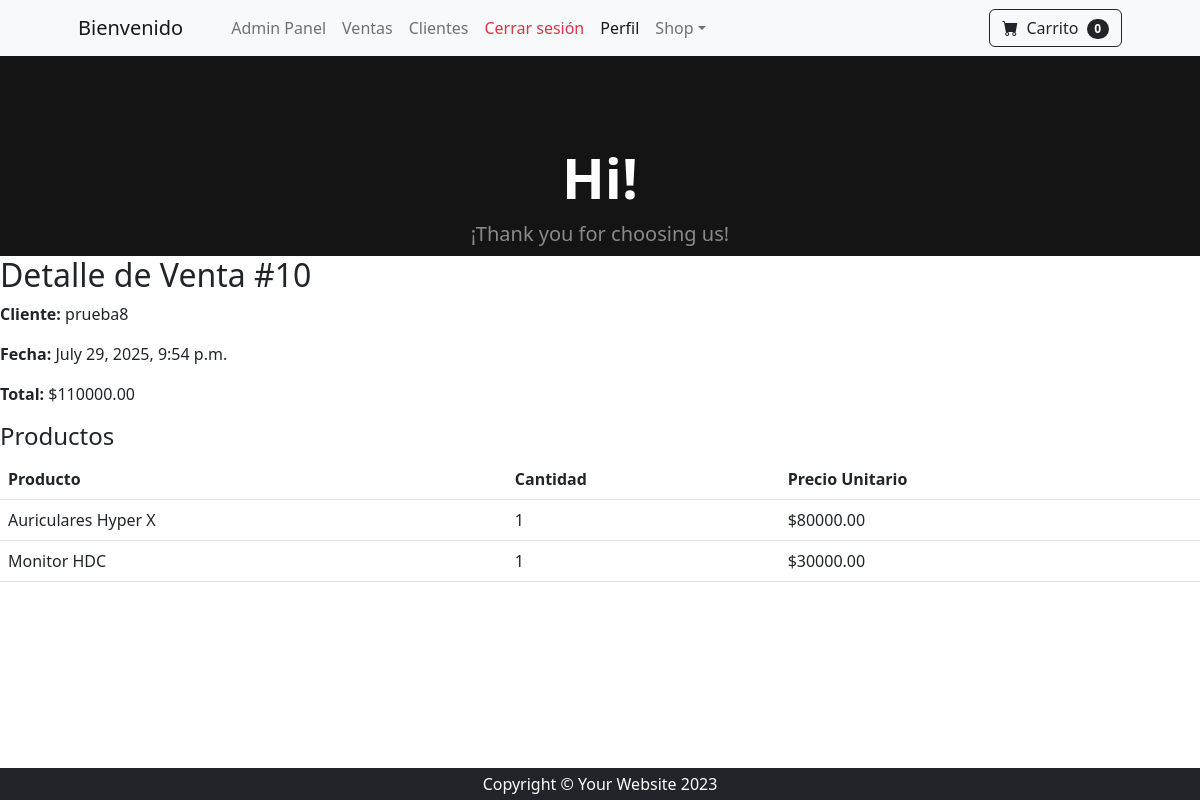
The app's page /staf/venta/10/ (signed in) with its own data.
### core/models.py (models this page shows, shortened)
class Venta(models.Model):
    cliente = models.ForeignKey(Cliente, on_delete=models.CASCADE)
    productos = models.ManyToManyField(Producto, through='DetalleVenta')
    total = models.DecimalField(max_digits=10, decimal_places=2)
    fecha = models.DateTimeField(auto_now_add=True)

class Cliente(AbstractUser):
    edad = models.PositiveIntegerField(null=True, blank=True)
    telefono = models.CharField(max_length=15, null=True, blank=True)
    fecha_registro = models.DateTimeField(auto_now_add=True)
    foto = models.ImageField(upload_to='usuarios/fotos/', null=True, blank=True)

class DetalleVenta(models.Model):
    venta = models.ForeignKey(Venta, on_delete=models.CASCADE)
    producto = models.ForeignKey(Producto, on_delete=models.CASCADE)
    cantidad = models.PositiveIntegerField()

class Producto(models.Model):
    nombre = models.CharField(max_length=100)
    descripcion = models.TextField()
    precio = models.DecimalField(max_digits=10, decimal_places=2)
    stock = models.PositiveIntegerField()
    imagen = models.ImageField(upload_to='productos/', null=True, blank=True)

### core/views.py (the view)
# urls.py: path('staf/venta/<int:venta_id>/', views.detalle_venta, name='detalle_venta'),
@staff_member_required
def detalle_venta(request, venta_id):
    venta = Venta.objects.get(id=venta_id)
    detalles = DetalleVenta.objects.filter(venta=venta)
    return render(request, 'core/admin_detalle_venta.html', {
        'venta': venta,
        'detalles': detalles
    })

### core/templates/core/admin_detalle_venta.html
{% extends 'core/base.html' %}
{% block content %}
<h2>Detalle de Venta #{{ venta.id }}</h2>
<p><strong>Cliente:</strong> {{ venta.cliente.username }}</p>
<p><strong>Fecha:</strong> {{ venta.fecha }}</p>
<p><strong>Total:</strong> ${{ venta.total }}</p>
<h4>Productos</h4>
<table class="table table-hover">
  <thead>
    <tr>
      <th>Producto</th>
      <th>Cantidad</th>
      <th>Precio Unitario</th>
    </tr>
  </thead>
  <tbody>
    {% for item in detalles %}
    <tr>
      <td>{{ item.producto.nombre }}</td>
      <td>{{ item.cantidad }}</td>
      <td>${{ item.producto.precio }}</td>
    </tr>
    {% endfor %}
  </tbody>
</table>
{% endblock %}

### records on screen
Venta: id "10", cliente.username "prueba8", fecha "July 29, 2025, 9:54 p.m.", total "110000.00"
DetalleVenta: producto.nombre "Auriculares Hyper X", cantidad "1", producto.precio "80000.00"
DetalleVenta: producto.nombre "Monitor HDC", cantidad "1", producto.precio "30000.00"
